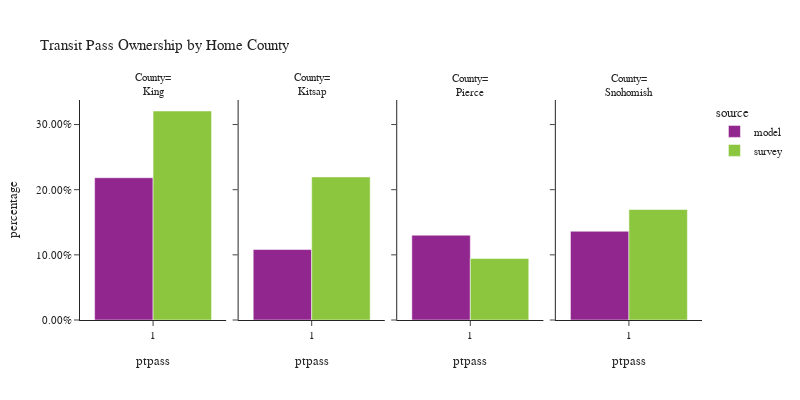

Write notebook code for a chart like this one.
### Code cell
plot_transit_pass(person, 'CountyName', 'Home County', 'County')

### Figure 1 — Plotly figure (JSON) as saved in the notebook; plotly's stock layout.template omitted (floating-point values rounded to 4 significant figures)
{"data": [{"alignmentgroup": "True", "customdata": [[503098]], "hovertemplate": "source=model<br>CountyName=King<br>ptpass=%{x}<br>percentage=%{y}<br>sample count=%{customdata[0]}<extra></extra>", "legendgroup": "model", "marker": {"color": "#91268F", "pattern": {"shape": ""}}, "name": "model", "offsetgroup": "model", "orientation": "v", "showlegend": true, "textposition": "auto", "type": "bar", "x": [1], "xaxis": "x", "y": [0.2184], "yaxis": "y"}, {"alignmentgroup": "True", "customdata": [[29754]], "hovertemplate": "source=model<br>CountyName=Kitsap<br>ptpass=%{x}<br>percentage=%{y}<br>sample count=%{customdata[0]}<extra></extra>", "legendgroup": "model", "marker": {"color": "#91268F", "pattern": {"shape": ""}}, "name": "model", "offsetgroup": "model", "orientation": "v", "showlegend": false, "textposition": "auto", "type": "bar", "x": [1], "xaxis": "x2", "y": [0.1081], "yaxis": "y2"}, {"alignmentgroup": "True", "customdata": [[120409]], "hovertemplate": "source=model<br>CountyName=Pierce<br>ptpass=%{x}<br>percentage=%{y}<br>sample count=%{customdata[0]}<extra></extra>", "legendgroup": "model", "marker": {"color": "#91268F", "pattern": {"shape": ""}}, "name": "model", "offsetgroup": "model", "orientation": "v", "showlegend": false, "textposition": "auto", "type": "bar", "x": [1], "xaxis": "x3", "y": [0.1301], "yaxis": "y3"}, {"alignmentgroup": "True", "customdata": [[116009]], "hovertemplate": "source=model<br>CountyName=Snohomish<br>ptpass=%{x}<br>percentage=%{y}<br>sample count=%{customdata[0]}<extra></extra>", "legendgroup": "model", "marker": {"color": "#91268F", "pattern": {"shape": ""}}, "name": "model", "offsetgroup": "model", "orientation": "v", "showlegend": false, "textposition": "auto", "type": "bar", "x": [1], "xaxis": "x4", "y": [0.1362], "yaxis": "y4"}, {"alignmentgroup": "True", "customdata": [[2238]], "hovertemplate": "source=survey<br>CountyName=King<br>ptpass=%{x}<br>percentage=%{y}<br>sample count=%{customdata[0]}<extra></extra>", "legendgroup": "survey", "marker": {"color": "#8CC63E", "pattern": {"shape": ""}}, "name": "survey", "offsetgroup": "survey", "orientation": "v", "showlegend": true, "textposition": "auto", "type": "bar", "x": [1], "xaxis": "x", "y": [0.3208], "yaxis": "y"}, {"alignmentgroup": "True", "customdata": [[106]], "hovertemplate": "source=survey<br>CountyName=Kitsap<br>ptpass=%{x}<br>percentage=%{y}<br>sample count=%{customdata[0]}<extra></extra>", "legendgroup": "survey", "marker": {"color": "#8CC63E", "pattern": {"shape": ""}}, "name": "survey", "offsetgroup": "survey", "orientation": "v", "showlegend": false, "textposition": "auto", "type": "bar", "x": [1], "xaxis": "x2", "y": [0.2196], "yaxis": "y2"}, {"alignmentgroup": "True", "customdata": [[116]], "hovertemplate": "source=survey<br>CountyName=Pierce<br>ptpass=%{x}<br>percentage=%{y}<br>sample count=%{customdata[0]}<extra></extra>", "legendgroup": "survey", "marker": {"color": "#8CC63E", "pattern": {"shape": ""}}, "name": "survey", "offsetgroup": "survey", "orientation": "v", "showlegend": false, "textposition": "auto", "type": "bar", "x": [1], "xaxis": "x3", "y": [0.09441], "yaxis": "y3"}, {"alignmentgroup": "True", "customdata": [[192]], "hovertemplate": "source=survey<br>CountyName=Snohomish<br>ptpass=%{x}<br>percentage=%{y}<br>sample count=%{customdata[0]}<extra></extra>", "legendgroup": "survey", "marker": {"color": "#8CC63E", "pattern": {"shape": ""}}, "name": "survey", "offsetgroup": "survey", "orientation": "v", "showlegend": false, "textposition": "auto", "type": "bar", "x": [1], "xaxis": "x4", "y": [0.1696], "yaxis": "y4"}], "layout": {"annotations": [{"font": {}, "showarrow": false, "text": "County=<br>King", "x": 0.1175, "xanchor": "center", "xref": "paper", "y": 1.0, "yanchor": "bottom", "yref": "paper"}, {"font": {}, "showarrow": false, "text": "County=<br>Kitsap", "x": 0.3725, "xanchor": "center", "xref": "paper", "y": 1.0, "yanchor": "bottom", "yref": "paper"}, {"font": {}, "showarrow": false, "text": "County=<br>Pierce", "x": 0.6275, "xanchor": "center", "xref": "paper", "y": 1.0, "yanchor": "bottom", "yref": "paper"}, {"font": {}, "showarrow": false, "text": "County=<br>Snohomish", "x": 0.8825, "xanchor": "center", "xref": "paper", "y": 1.0, "yanchor": "bottom", "yref": "paper"}], "barmode": "group", "font": {"size": 11}, "height": 400, "legend": {"title": {"text": "source"}, "tracegroupgap": 0}, "title": {"text": "Transit Pass Ownership by Home County"}, "width": 800, "xaxis": {"anchor": "y", "domain": [0.0, 0.235], "title": {"text": "ptpass"}}, "xaxis2": {"anchor": "y2", "domain": [0.255, 0.49], "matches": "x", "title": {"text": "ptpass"}}, "xaxis3": {"anchor": "y3", "domain": [0.51, 0.745], "matches": "x", "title": {"text": "ptpass"}}, "xaxis4": {"anchor": "y4", "domain": [0.765, 1.0], "matches": "x", "title": {"text": "ptpass"}}, "yaxis": {"anchor": "x", "domain": [0.0, 1.0], "tickformat": ".2%", "title": {"text": "percentage"}}, "yaxis2": {"anchor": "x2", "domain": [0.0, 1.0], "matches": "y", "showticklabels": false, "tickformat": ".2%"}, "yaxis3": {"anchor": "x3", "domain": [0.0, 1.0], "matches": "y", "showticklabels": false, "tickformat": ".2%"}, "yaxis4": {"anchor": "x4", "domain": [0.0, 1.0], "matches": "y", "showticklabels": false, "tickformat": ".2%"}}}
